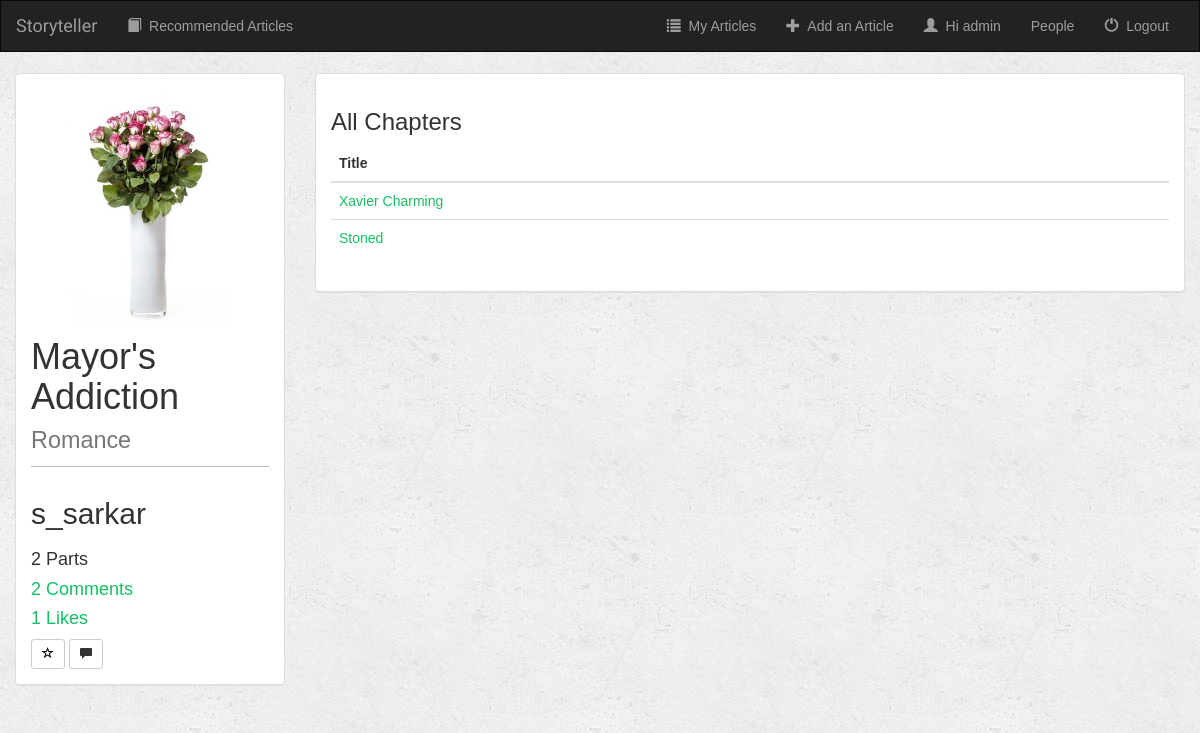
Page /read/20/ (signed in) on the committed database.
### story/models.py (models this page shows, shortened)
class Article(models.Model):
    user = models.ForeignKey(User, default=1)
    author = models.CharField(max_length=250)
    article_title = models.CharField(max_length=500)
    genre = models.CharField(max_length=100)
    article_pic = models.FileField()
    parts = models.IntegerField(default=0)
    def __str__(self):
        return self.article_title + ' - ' + self.author

class Chapter(models.Model):
    article = models.ForeignKey(Article, on_delete=models.CASCADE)
    part_title = models.CharField(max_length=250)
    file = models.FileField()

### story/views.py (the view)
# urls.py: url(r'^read/(?P<article_id>[0-9]+)/$', views.read, name='read'),
def read(request,article_id):
    if not request.user.is_authenticated():
        return render(request, 'story/login.html')
    else:
        article = get_object_or_404(Article, pk=article_id)
        m = Like.objects.filter(user=request.user, article=article)
        return render(request, 'story/read.html', {'article': article, 'm': m})

### story/templates/story/read.html (shortened to what this page needs)
{% extends 'story/base.html' %}
{% block body %}
<div class="container-fluid songs-container">
    <div class="row">
        <div class="col-sm-4 col-md-3">
            <div class="panel panel-default">
                <div class="panel-body">
                    {% if article.article_pic %}
                        <img src="{{ article.article_pic.url }}" class="img-responsive">
                    {% else %}
                        <h3>No image to display</h3>
                    {% endif %}
                    <h1>{{ article.article_title }} <small>{{ article.genre }}</small></h1>
                    <h2>{{ article.author }}</h2>
                    <h4>{{ article.chapter_set.count }} Parts</h4>
                    <h4><a href="{% url 'reader_comment' article.id %}">{{ article.comment_set.count }} Comments</a></h4>
                    <h4><a href="{% url 'show_like' article.id %}"> {{ article.like_set.count }} Likes</a></h4>
                    <form action="{% url 'add_like' article.id %}" method="post" style="display: inline;">
                        <button type="submit" class="btn btn-default btn-sm">
                            {% if m %}
                                <span class="glyphicon glyphicon-star" style="color: blue"></span>
                            {% else %}
                                <span class="glyphicon glyphicon-star-empty" style="color: black"></span>
                            {% endif %}
                        </button>
                    </form>
                    <form action="{% url 'add_comment' article.id %}" method="post" style="display: inline;">
                        <button type="submit" class="btn btn-default btn-sm">
                            <span class="glyphicon glyphicon-comment"></span>
                        </button>
                    </form>
                </div>
            </div>
        </div>
        <div class="col-sm-8 col-md-9">
            <div class="panel panel-default">
                <div class="panel-body">
                    <h3>All Chapters</h3>
                    <table class="table">
                        <thead>
                        <tr>
                            <th>Title</th>
                        </tr>
                        </thead>
                        <tbody>
                        {% for chapter in article.chapter_set.all %}
                            <tr>
                                <td><a href="{{ chapter.file.url }}">{{ chapter.part_title }}</a></td>
                            </tr>
                        {% endfor %}
                        </tbody>
                    </table>
                </div>
            </div>
        </div>
    </div>
</div>
{% endblock %}

### story/templates/story/base.html (shortened to what this page needs)
<!DOCTYPE html>
<html lang="en">
<head>
    {% load staticfiles %}
    <link rel="stylesheet" href="https://maxcdn.bootstrapcdn.com/bootstrap/3.3.6/css/bootstrap.min.css">
    <link rel="stylesheet" type="text/css" href="{% static 'story/style.css' %}"/>
</head>
<body>
<nav class="navbar navbar-inverse">
    <div class="container-fluid">
        <div class="navbar-header">
            <a class="navbar-brand" href="{% url 'newsfeed' %}">Storyteller</a>
        </div>
        <div class="collapse navbar-collapse" id="topNavBar">
            <ul class="nav navbar-nav">
                <li class="{% block articles_active %}{% endblock %}"><a href="{% url 'index' %}"><span class="glyphicon glyphicon-book" aria-hidden="true"></span>&nbsp Recommended Articles</a></li>
            </ul>
            <ul class="nav navbar-nav navbar-right">
                <li>
                    <a href="{% url 'my_article' %}">
                        <span class="glyphicon glyphicon-list" aria-hidden="true"></span>&nbsp; My Articles
                    </a>
                </li>
                <li>
                    <a href="{% url 'create_article' %}">
                        <span class="glyphicon glyphicon-plus" aria-hidden="true"></span>&nbsp; Add an Article
                    </a>
                </li>
                <li>
                    <a href="{% url 'my_profile'%}">
                        <span class="glyphicon glyphicon-user" aria-hidden="true"></span>&nbsp; Hi {{ user.username }}
                    </a>
                </li>
                <li>
                    <a href="{% url 'user_list' %}">
                        People
                    </a>
                </li>
                <li>
                    <a href="{% url 'logout_user' %}">
                        <span class="glyphicon glyphicon-off" aria-hidden="true"></span>&nbsp; Logout
                    </a>
                </li>
            </ul>
        </div>
    </div>
</nav>
<div class="row">
    <div class="col-sm-12 col-md-6">
    </div>
</div>
{% block body %}
{% endblock %}
</body>
</html>

### story/static/story/style.css (style rules this page uses)
body { background: white url("images/background.png"); }
.navbar { border-radius: 0; }
.navbar-brand { font-family: 'Satisfy', cursive; }
body { margin:0; padding:0; font-family:helvetica, sans-serif; }
a { color:#12c064; text-decoration:none; }
h1, h2, h3, h4, h5 , h6 { font-family: 'Muli', sans-serif; font-weight:normal; }
h1 { border-bottom:1px solid #bbb; padding:0 0 10px 0; margin:10px 0 20px 0; }
h2 { margin:30px 0 20px; }
form { overflow:auto; }

### rows in the picture
Article: article_pic (picture), article_title "Mayor's Addiction", genre "Romance", author "s_sarkar", chapter_set.count "2", comment_set.count "2", like_set.count "1"
Chapter: part_title "Xavier Charming"
Chapter: part_title "Stoned"

### other values in the picture
{{ user.username }} "admin"
